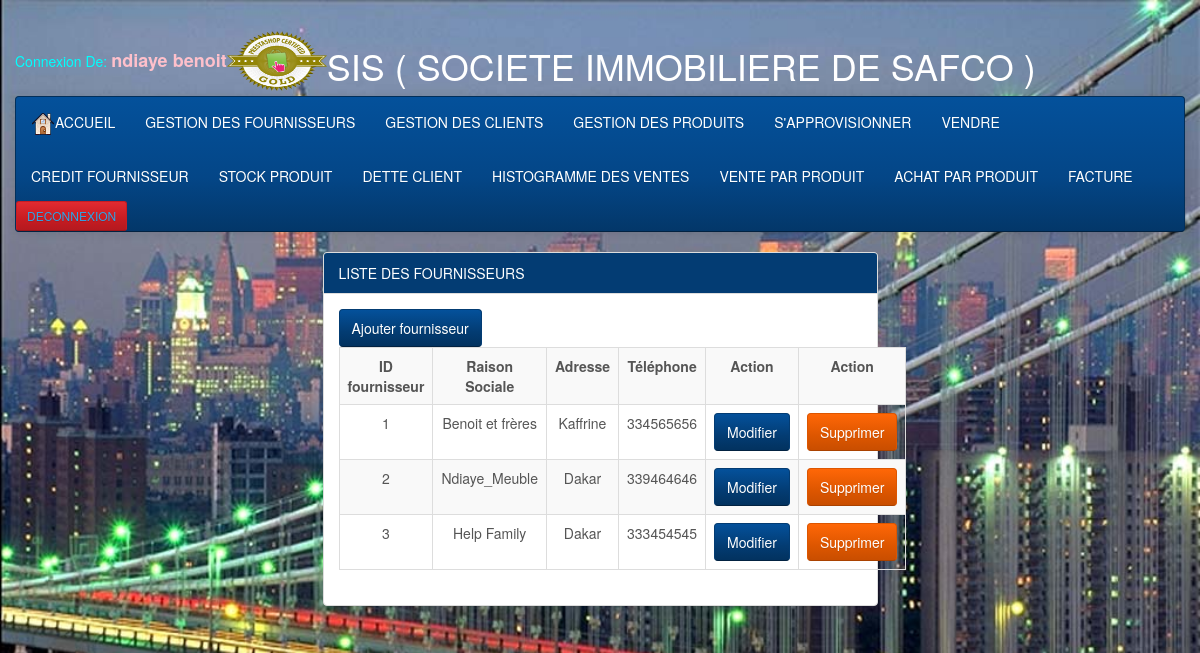
Screenshot of /Views/Lfournisseur.php with the database file from the repository.
### tables this page shows
CREATE TABLE IF NOT EXISTS `entreprise` (
`idEnt` int(11) NOT NULL,
  `raisonS` varchar(50) NOT NULL,
  `adrEnt` varchar(50) NOT NULL,
  `telEnt` int(9) NOT NULL
);

### Model/Fournisseurdao.php (called while the page is built, shortened)
<?php
	function listfournisseur()
	{
		$sql = "SELECT * FROM entreprise";
		$connect = getConnection();
		$result = mysqli_query($connect, $sql);
		return $result;
	}
?>

### Views/Lfournisseur.php (the view, shortened to what this page needs)
<!DOCTYPE html>
<html>
<head>
	<link rel="stylesheet" type="text/css" href="style/bootstrap-cerulean.min.css">
	<link rel="stylesheet" type="text/css" href="style/style.css">
</head>
<body>
 <div id="point">
<?php
$f=fopen("tmp.csv","r");
	while($row=fgetcsv($f,1000,";"))
	{
		$l=$row[0]; $p=$row[1];
	}
	?>
</div>
 <div class="container col-lg-12">
<table>
<tr><td><?php echo  "<FONT COLOR='CYAN' > Connexion De: <FONT COLOR='PINK' size='4'  '> <b> ".$l." ".$p; "</FONT></b>"?></td>
<td><img src="img/logo.png" width="100" height="60"></td> <td><h1><FONT COLOR='white' >SIS ( SOCIETE  IMMOBILIERE  DE  SAFCO )</FONT></h1></td>
</tr>
</table>
<nav class="navbar navbar-inverse">
    <div class="nav navbar-nav">
			<li><a href="accueil.php"><img src="img/home.png">ACCUEIL</a></li>
			<li><a href="Lfournisseur.php">GESTION DES FOURNISSEURS</a></li>
			<li><a href="Lclient.php">GESTION DES CLIENTS</a></li>
			<li><a href="Lproduit.php">GESTION DES PRODUITS</a></li>
			<li><a href="achat.php">S'APPROVISIONNER</a></li>
			<li><a href="vente.php">VENDRE</a></li>
    </div>
    <div class="nav navbar-nav">
			<li><a href="creditF.php">CREDIT FOURNISSEUR</a></li>
		    <li><a href="Stock.php">STOCK PRODUIT</a></li>
			<li><a href="creditCli.php"> DETTE CLIENT</a></li>
			<li><a href="Histogramme.php">HISTOGRAMME DES VENTES</a></li>
			<li><a href="venteparprod.php">VENTE PAR PRODUIT</a></li>
			<li><a href="achatparprod.php">ACHAT PAR PRODUIT</a></li>
			<li><a href="facture.php">FACTURE</a></li>
			<li><div class="btn btn-danger btn-sm"><a href="Fdeconnection.php">DECONNEXION</a></div></li>
    </div>
    </nav>
    	<div class="container col-md-6 col-md-offset-3 marge">
		<div class="panel panel-info">
			<div class="panel-heading">LISTE DES FOURNISSEURS</div>
				<div class="panel-body">
					<a href="FAjoutF.php" class="btn btn-info">Ajouter fournisseur</a>
					<table class="table table-bordered table-striped">
						<tr>
							<th class="text text-center">ID fournisseur</th>
							<th class="text text-center">Raison Sociale</th>
							<th class="text text-center">Adresse</th>
							<th class="text text-center">Téléphone</th>
							<th class="text text-center">Action</th>
							<th class="text text-center">Action</th>
						</tr>
						<?php
							require_once '../Model/Fournisseurdao.php';
							$result = Listfournisseur();
							while ( $tab = mysqli_fetch_assoc($result))
							{
								echo "<tr>";
									echo "<td class='text text-center'>$tab[idEnt]</td>";
									echo "<td class='text text-center'>$tab[raisonS]</td>";
									echo "<td class='text text-center'>$tab[adrEnt]</td>";
									echo "<td class='text text-center'>$tab[telEnt]</td>";
									echo "<td><a href='FModifF.php?idEnt=$tab[idEnt]' class='btn btn-info btn-block'>Modifier</a></td>";
									echo "<td><a href='../Controller/TSupF.php?idEnt=$tab[idEnt]' class='btn btn-warning btn-block'onClick='return confirmation();'>Supprimer</a></td>";
								echo "</tr>";
							}
						?>
					</table>
				</div>
		</div>
	</div>
	</div>
</body>
</html>

### Views/Style/style.css (style rules this page uses)
body { background-image: url('../img/beau.jpg'); background-size: 100%; }
#point { -webkit-animation: mymove3 1s linear 2s ; animation: mymove3 2.5s infinite; width:297px; height:26px; margin-left:27px; display:block; float:left; border:0px solid; border-radius:15px 15px; }

### rows the page displays
entreprise: idEnt "1", raisonS "Benoit et frères", adrEnt "Kaffrine", telEnt "334565656"
entreprise: idEnt "2", raisonS "Ndiaye_Meuble", adrEnt "Dakar", telEnt "339464646"
entreprise: idEnt "3", raisonS "Help Family", adrEnt "Dakar", telEnt "333454545"

### other values shown
$l "ndiaye"
$p "benoit"
